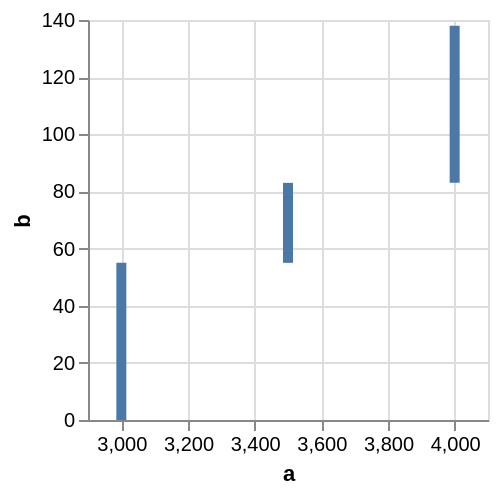

The specification (Vega-Lite) saved for this image:
### Vega specification from a JSON file in a GitHub repository (floating-point values rounded to 4 significant figures)
{"$schema": "https://vega.github.io/schema/vega/v5.json", "background": "white", "padding": 5, "width": 200, "height": 200, "style": "cell", "data": [{"name": "source_0", "values": [{"a": 3000, "b": 55}, {"a": 3500, "b": 28}, {"a": 4000, "b": 55}]}, {"name": "data_0", "source": "source_0", "transform": [{"type": "stack", "groupby": [], "field": "b", "sort": {"field": [], "order": []}, "as": ["b_start", "b_end"], "offset": "zero"}, {"type": "filter", "expr": "isValid(datum[\"a\"]) && isFinite(+datum[\"a\"]) && isValid(datum[\"b\"]) && isFinite(+datum[\"b\"])"}]}], "marks": [{"name": "marks", "type": "rect", "style": ["bar"], "from": {"data": "data_0"}, "encode": {"update": {"fill": {"value": "#4c78a8"}, "ariaRoleDescription": {"value": "bar"}, "description": {"signal": "\"a: \" + (format(datum[\"a\"], \"\")) + \"; b: \" + (format(datum[\"b\"], \"\"))"}, "xc": {"scale": "x", "field": "a"}, "width": {"value": 5}, "y": {"scale": "y", "field": "b_end"}, "y2": {"scale": "y", "field": "b_start"}}}}], "scales": [{"name": "x", "type": "linear", "domain": {"data": "data_0", "field": "a"}, "range": [0, {"signal": "width"}], "nice": true, "zero": false, "padding": 5}, {"name": "y", "type": "pow", "domain": {"data": "data_0", "fields": ["b_start", "b_end"]}, "range": [{"signal": "height"}, 0], "nice": true, "zero": true}], "axes": [{"scale": "x", "orient": "bottom", "gridScale": "y", "grid": true, "tickCount": {"signal": "ceil(width/40)"}, "domain": false, "labels": false, "aria": false, "maxExtent": 0, "minExtent": 0, "ticks": false, "zindex": 0}, {"scale": "y", "orient": "left", "gridScale": "x", "grid": true, "tickCount": {"signal": "ceil(height/40)"}, "domain": false, "labels": false, "aria": false, "maxExtent": 0, "minExtent": 0, "ticks": false, "zindex": 0}, {"scale": "x", "orient": "bottom", "grid": false, "title": "a", "labelFlush": true, "labelOverlap": true, "tickCount": {"signal": "ceil(width/40)"}, "zindex": 0}, {"scale": "y", "orient": "left", "grid": false, "title": "b", "labelOverlap": true, "tickCount": {"signal": "ceil(height/40)"}, "zindex": 0}]}
